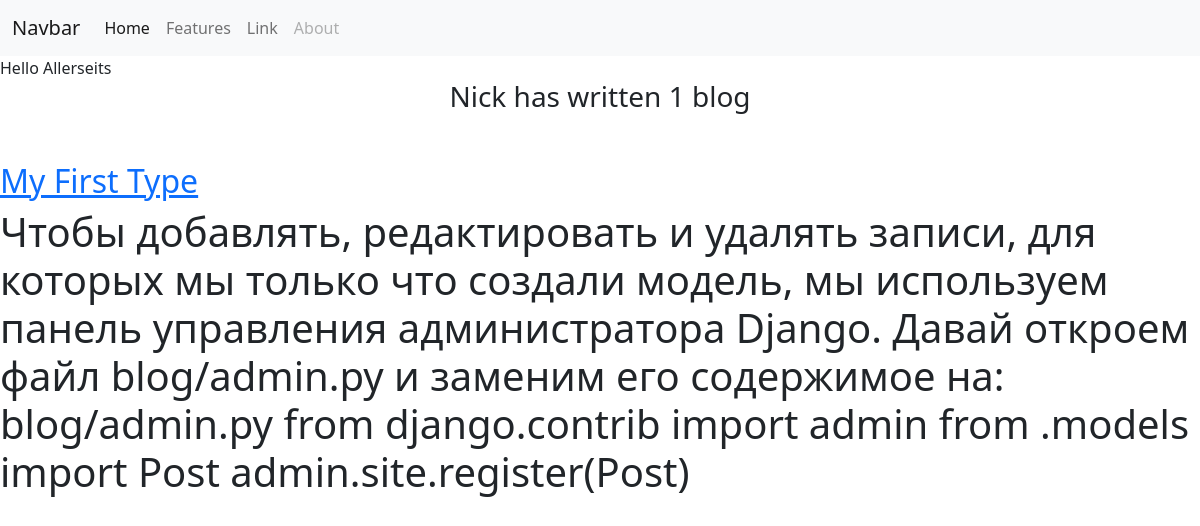
/blog/, run on an earlier commit of the app's database.
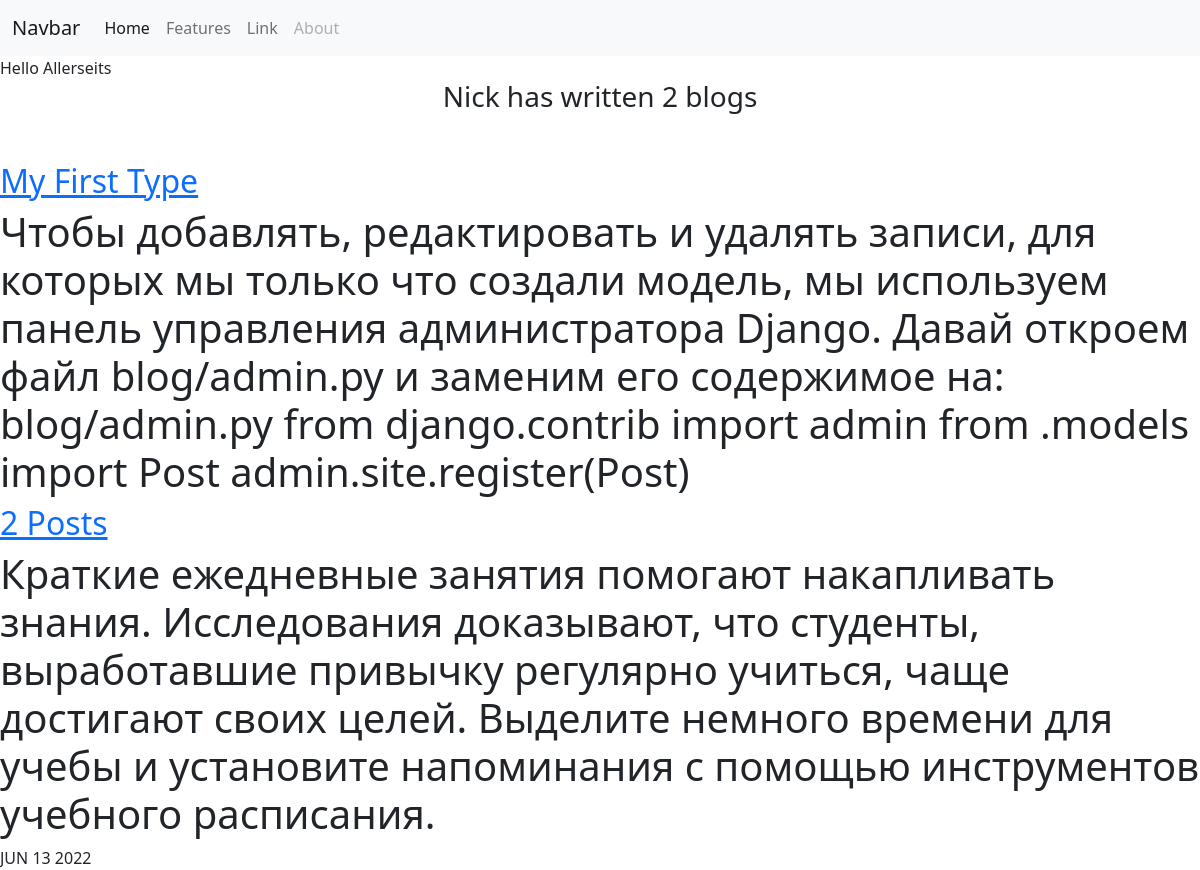
And on a later commit of the database.
### blog/models.py (models this page shows, shortened)
class Post(models.Model):
    author = models.ForeignKey(settings.AUTH_USER_MODEL, on_delete=models.CASCADE)
    title = models.CharField(max_length=200)
    text = models.TextField()
    created_date = models.DateTimeField(default=timezone.now)
    published_date = models.DateTimeField(blank=True, null=True)

### blog/views.py (the view)
# urls.py: path('', views.all_blogs, name='home'),
def all_blogs(request):
    blogs = Post.objects.all()
    return render(request, 'blog/all_blogs.html', {'blogs': blogs})

### blog/templates/blog/all_blogs.html
{% extends 'portfolio/base.html' %}
{% block content %}
Hello Allerseits
    <h3 class="text-center mb-5">Nick has written {{ blogs.count }} blog{{ blogs.count|pluralize }}</h3>
    {% for blog in blogs %}
    <a href="{% url 'blog:detail' blog.id %}"><h2>{{ blog.title }}</h2></a>
    <h1>{{ blog.text }}</h1>
        {{ blog.published_date|date:'M d Y'|upper }}
    {% endfor %}
{% endblock %}

### templates/portfolio/base.html (shortened to what this page needs)
<!doctype html>
<html lang="en">
  <head>
    <link href="https://cdn.jsdelivr.net/npm/bootstrap@5.2.0-beta1/dist/css/bootstrap.min.css" rel="stylesheet">
  </head>
  <body>
    <nav class="navbar navbar-expand-lg bg-light">
  <div class="container-fluid">
    <a class="navbar-brand" href="#">Navbar</a>
    <div class="collapse navbar-collapse" id="navbarNav">
      <ul class="navbar-nav">
        <li class="nav-item">
          <a class="nav-link active" aria-current="page" href="#">Home</a>
        </li>
        <li class="nav-item">
          <a class="nav-link" href="#">Features</a>
        </li>
        <li class="nav-item">
          <a class="nav-link" href="#">Link</a>
        </li>
        <li class="nav-item">
          <a class="nav-link disabled">About</a>
        </li>
      </ul>
    </div>
  </div>
  </nav>
  {% block content %} {% endblock %}
  </body>
</html>

What changed in the data, as far as the page shows it:
added Post: title "2 Posts", text "Краткие ежедневные занятия помогают накапливать знания. Исследования доказывают, что студенты, выработавшие привычку регулярно учиться, чаще достигают своих целей. Выделите немного времени для учебы и установите напоминания с помощью инструментов учебного расписания.", published_date "JUN 13 2022"
Also different on the page:
{{ blogs.count }}: "1" → "2"
